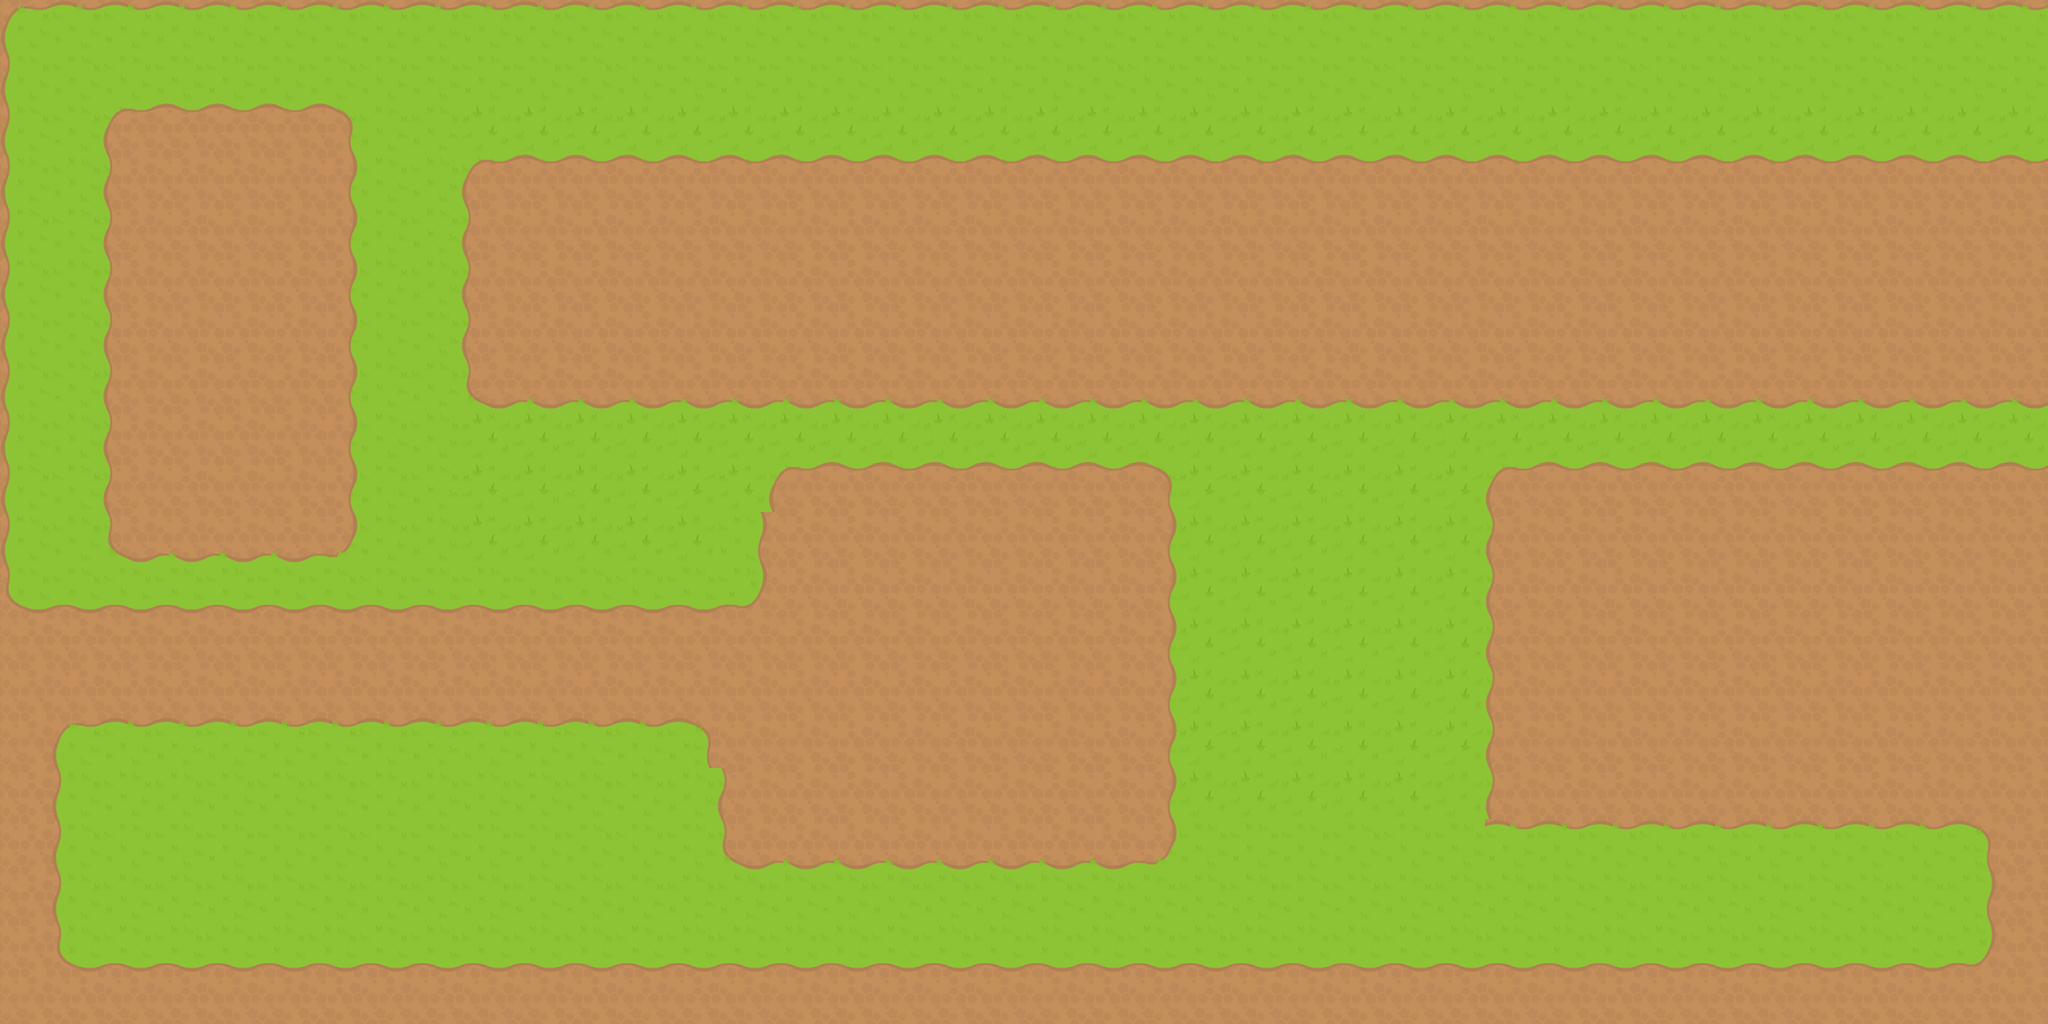

Rendered tile map (Tiled .tmx) drawn with the repository's tilesets; below, a short description and the full map source, tile grids included:
An orthogonal 40x20 tile map with 64x64 px tiles, 1 tile layer (Tile Layer 1) and 10 objects.

<map version="1.5" tiledversion="1.7.0" orientation="orthogonal" renderorder="right-down" width="40" height="20" tilewidth="64" tileheight="64" infinite="0" nextlayerid="4" nextobjectid="11">
 <tileset firstgid="1" name="RPG_Tiles" tilewidth="64" tileheight="64" tilecount="260" columns="20">
  <image source="rpgTiles.png" width="1280" height="832" />
 </tileset>
 <layer id="1" name="Tile Layer 1" width="40" height="20">
  <data encoding="csv">
1,2,2,2,2,2,2,2,2,2,2,2,2,2,2,2,2,2,2,2,2,2,2,2,2,2,2,2,2,2,2,2,2,2,2,2,2,2,2,2,
21,22,22,22,22,22,22,22,22,22,22,22,22,22,22,22,22,22,22,22,22,22,22,22,22,22,22,22,22,22,22,22,22,22,22,22,22,22,22,22,
21,22,6,7,7,7,8,22,22,45,45,45,45,45,45,45,45,45,45,45,45,45,45,45,45,45,45,45,45,45,45,45,45,45,45,45,45,45,45,45,
21,22,26,27,27,27,28,22,22,6,7,7,7,7,7,7,7,7,7,7,7,7,7,7,7,7,7,7,7,7,7,7,7,7,7,7,7,7,7,7,
21,22,26,27,27,27,28,22,22,26,27,27,27,27,27,27,27,27,27,27,27,27,27,27,27,27,27,27,27,27,27,27,27,27,27,27,27,27,27,27,
21,22,26,27,27,27,28,22,22,26,27,27,27,27,27,27,27,27,27,27,27,27,27,27,27,27,27,27,27,27,27,27,27,27,27,27,27,27,27,27,
21,22,26,27,27,27,28,22,22,26,27,27,27,27,27,27,27,27,27,27,27,27,27,27,27,27,27,27,27,27,27,27,27,27,27,27,27,27,27,27,
21,22,26,27,27,27,28,22,22,46,47,47,47,47,47,47,47,47,47,47,47,47,47,47,47,47,47,47,47,47,47,47,47,47,47,47,47,47,47,47,
21,22,26,27,27,27,28,22,22,45,45,45,45,45,45,45,45,45,45,45,45,45,45,45,45,45,45,45,45,45,45,45,45,45,45,45,45,45,45,45,
21,22,26,27,27,27,28,22,22,45,45,45,45,45,45,6,7,7,7,7,7,7,8,45,45,45,45,45,45,6,7,7,7,7,7,7,7,7,7,7,
21,22,46,47,47,47,48,22,22,45,45,45,45,45,23,27,27,27,27,27,27,27,28,45,45,45,45,45,45,26,27,27,27,27,27,27,27,27,27,27,
41,42,42,42,42,42,42,42,42,42,42,42,42,42,43,27,27,27,27,27,27,27,28,45,45,45,45,45,45,26,27,27,27,27,27,27,27,27,27,27,
27,27,27,27,27,27,27,27,27,27,27,27,27,27,27,27,27,27,27,27,27,27,28,45,45,45,45,45,45,26,27,27,27,27,27,27,27,27,27,27,
27,27,27,27,27,27,27,27,27,27,27,27,27,27,27,27,27,27,27,27,27,27,28,45,45,45,45,45,45,26,27,27,27,27,27,27,27,27,27,27,
27,1,2,2,2,2,2,2,2,2,2,2,2,3,27,27,27,27,27,27,27,27,28,45,45,45,45,45,45,26,27,27,27,27,27,27,27,27,27,27,
27,21,22,22,22,22,22,22,22,22,22,22,22,22,26,27,27,27,27,27,27,27,28,45,45,45,45,45,44,26,27,27,27,27,27,27,27,27,27,27,
27,21,22,22,22,22,22,22,22,22,22,22,22,22,46,47,47,47,47,47,47,47,48,22,22,22,22,22,22,2,2,2,2,2,2,2,2,2,3,27,
27,21,22,22,22,22,22,22,22,22,22,22,22,22,22,22,22,22,22,22,22,22,22,22,22,22,22,22,22,22,22,22,22,22,22,22,22,22,23,27,
27,41,42,42,42,42,42,42,42,42,42,42,42,42,42,42,42,42,42,42,42,42,42,42,42,42,42,42,42,42,42,42,42,42,42,42,42,42,43,27,
27,27,27,27,27,27,27,27,27,27,27,27,27,27,27,27,27,27,27,27,27,27,27,27,27,27,27,27,27,27,27,27,27,27,27,27,27,27,27,27
</data>
 </layer>
 <objectgroup id="2" name="enemies">
  <object id="1" x="474.843" y="332.39" width="53.4199" height="53.4199">
   <properties>
    <property name="Type" value="Snake" />
   </properties>
  </object>
  <object id="2" x="1534.34" y="655.878" width="71.2265" height="68.2588">
   <properties>
    <property name="Type" value="Eye" />
   </properties>
  </object>
  <object id="3" x="676.652" y="635.103" width="77.1621" height="68.2588">
   <properties>
    <property name="Type" value="Snake" />
   </properties>
  </object>
  <object id="4" x="575.748" y="958.59" width="77.1621" height="74.1943">
   <properties>
    <property name="Type" value="Eye" />
   </properties>
  </object>
  <object id="9" x="192.905" y="774.588" width="53.4199" height="53.4199">
   <properties>
    <property name="Type" value="Snake" />
   </properties>
  </object>
 </objectgroup>
 <objectgroup id="3" name="obstacles">
  <object id="5" x="172.131" y="213.68" width="213.68" height="219.615">
   <properties>
    <property name="Type" value="Bush" />
   </properties>
  </object>
  <object id="6" x="1077.3" y="688.523" width="255.228" height="243.357">
   <properties>
    <property name="Type" value="Tree" />
   </properties>
  </object>
  <object id="7" x="1982.47" y="673.684" width="252.261" height="234.454">
   <properties>
    <property name="Type" value="Bush" />
   </properties>
  </object>
  <object id="8" x="688.523" y="234.454" width="240.39" height="210.712">
   <properties>
    <property name="Type" value="Tree" />
   </properties>
  </object>
  <object id="10" x="1194.53" y="1.48379" width="240.39" height="210.712">
   <properties>
    <property name="Type" value="Tree" />
   </properties>
  </object>
 </objectgroup>
</map>
